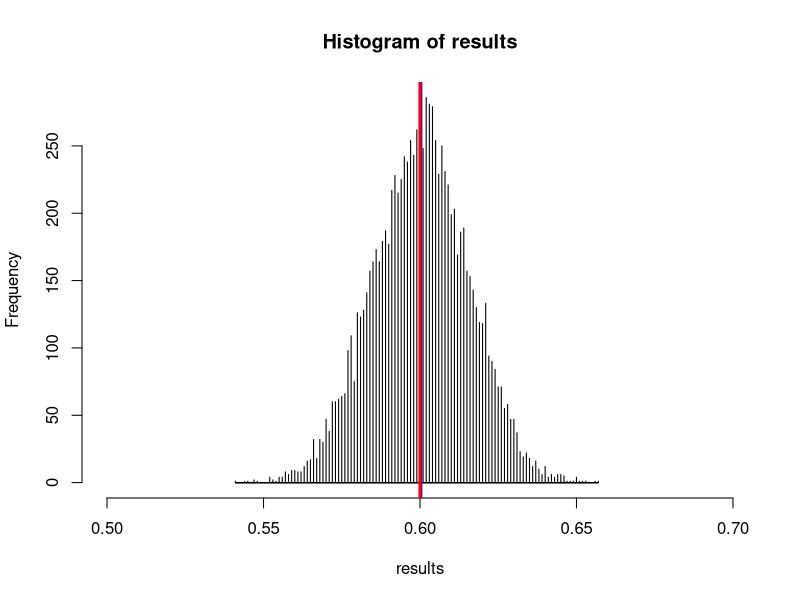
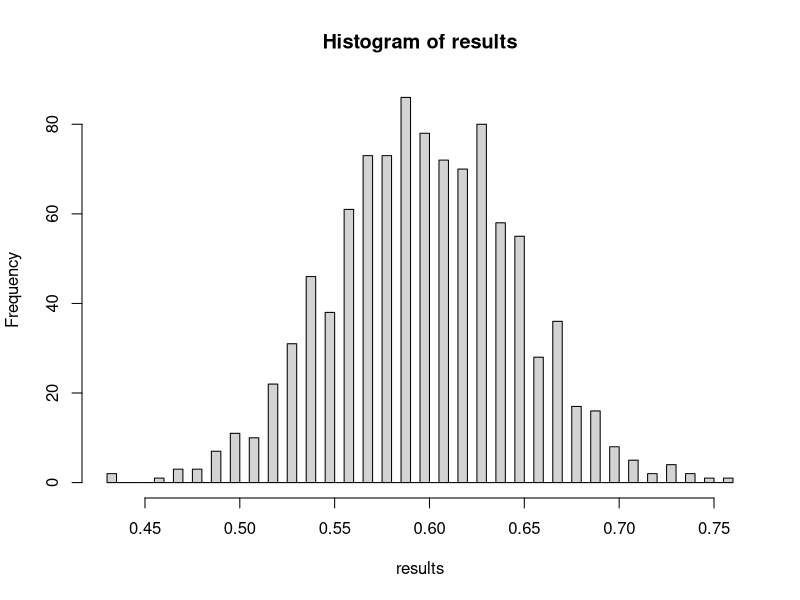

R code for these plots, in order: (Note: this script raises an error after producing the figures.)
## ---- chunk 1
library(knitr)
opts_chunk$set(tidy.opts = list(width.cutoff = 60), tidy = TRUE)
knitr::opts_chunk$set(error = TRUE)
## ---- chunk 2

## ---- chunk 3

## ---- chunk 4

## ---- chunk 5

## ---- chunk 6
state <- c(rep(1,60000),rep(0,40000))
## ---- chunk 7
# You do not need to understand this code
n <- 10000     # number of polls
ss <- 1000     # sample size of each poll
results <- rep(NA,n)
for (i in 1:n){
  poll <- sample(state,ss,replace=F)
  results[i] <- mean(poll)
}
## ---- chunk 8
hist(results,xlim=c(.5,.7),col="lightgray",breaks=(n/2))
abline(v=mean(results),col="blue",lwd=3)
abline(v=.6,col="red",lwd=3)
## ---- chunk 9
length(results[results < mean(results) - 1.96*sd(results)])  / n
length(results[results > mean(results) + 1.96*sd(results)])  / n
## ---- chunk 10
population <- c(rep(1,60000),rep(0,40000))

# Simulation - Get sampling distribution
n <- 1000  # number of polls
ss <- 100  # sample size
results <- rep(NA,n)
for (i in 1:n){
  poll <- sample(population,ss,replace=F)
  results[i] <- mean(poll)
}

# Sampling distribution
hist(results,breaks=50)

# Standard deviation of sampling distribution
round(sd(results),2)
## ---- chunk 11
poll <- sample(population,ss,replace=F)
p_sd <- sd(poll)
se <- p_sd / sqrt(ss)
round(se, 2)
## ---- chunk 12
library(tidyverse)
chechen <- read.csv("data/chechen.csv")


## ---- chunk 13
# Sample Size
n_treatment <- 
n_control <- 
  
# Standard deviation
# Combine using formula
# sqrt( sd1 / n1     + sd2 / n2 )
  
# Answer should match: 0.4165658
## ---- chunk 14

## ---- chunk 15
result <- lm()
summary(result)
## ---- chunk 16
kenya <- read.csv("data/rosca2.csv")
kenya <- subset(kenya,has_followup2 == 1)

